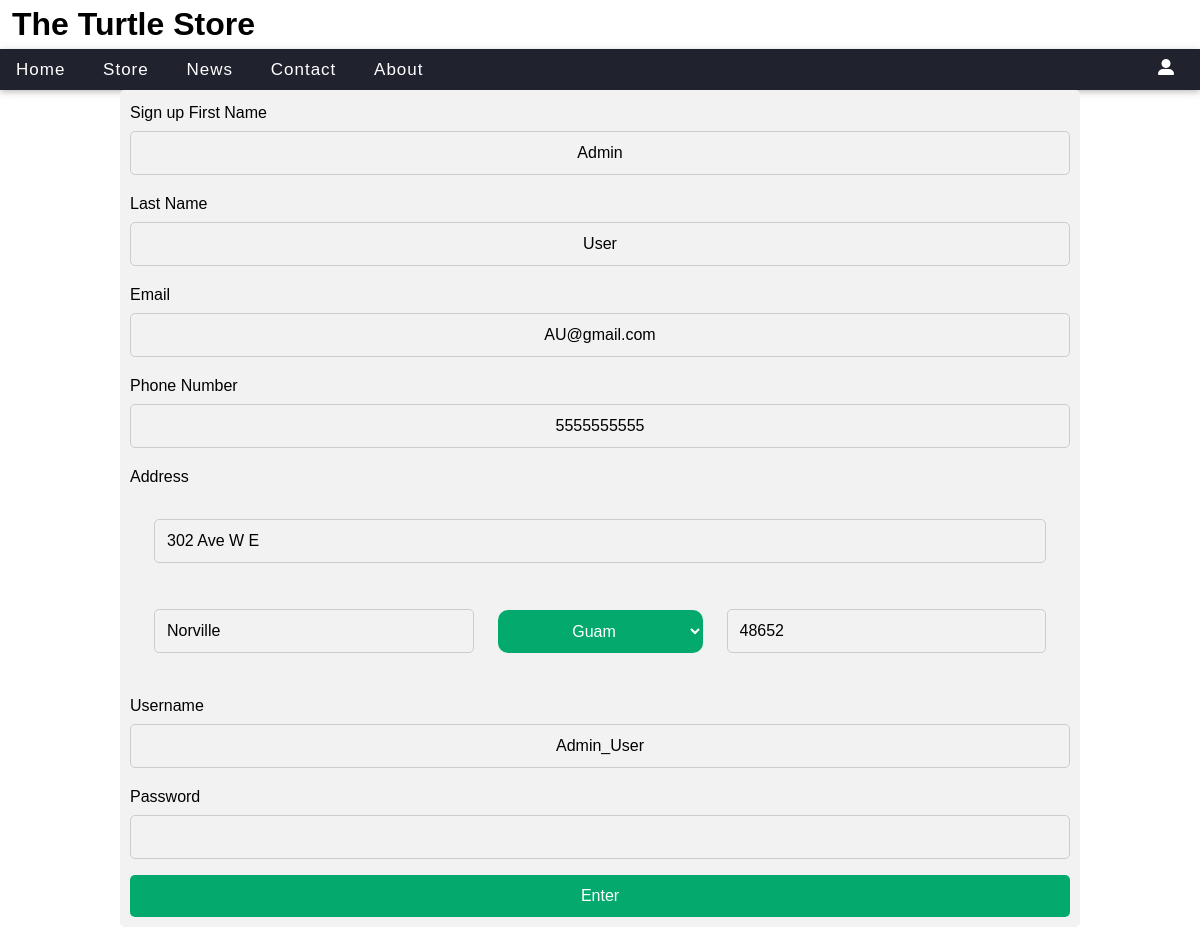
/Website/information_edit.php (signed in), run on the app's committed database.
### tables this page shows
CREATE TABLE `new_user` (
  `user_id` int(10) UNSIGNED NOT NULL,
  `user_fname` varchar(20) NOT NULL,
  `user_lname` varchar(20) NOT NULL,
  `user_phone` char(10) NOT NULL,
  `user_address` varchar(50) NOT NULL,
  `user_email` varchar(50) DEFAULT NULL,
  `creation_date` datetime NOT NULL DEFAULT current_timestamp(),
  `city` varchar(20) NOT NULL,
  `zip` char(5) NOT NULL,
  `username` varchar(100) NOT NULL,
  `password` varchar(255) NOT NULL,
  `state_id` char(2) NOT NULL,
  `admin_status` int(1) NOT NULL DEFAULT 0
);

### Website/information_edit.php (the view, shortened to what this page needs)
<!DOCTYPE HTML>
<html>
	<head>
		<link href="styles.css" rel="stylesheet" media="screen">
		<?php
			require 'db_connect.php';
		?>
	</head>
	<body>
		<?php
			include 'menu.php';
			$sql_edit = "SELECT * FROM new_user WHERE user_id = ".$_SESSION['user_id'];
			$dataset_edit = $pdo_users->query($sql_edit);
			$row = $dataset_edit->fetch();
		?>
		<div id="fmData">
		<?php
			if(!isset($_POST["username"]))
			{
				echo('
				<div class="contactContainer">
				  <form method="POST" action="information_edit.php">
										<th colspan="5">
											Sign up
										</th>
										<tr>
											<td>First Name</td>
											<td colspan="3"><input type="text" width="20" size="50" name="user_fname" value="'.$row["user_fname"].'" required></td>
										</tr>
										<tr>
											<td>Last Name</td>
											<td colspan="3"><input type="text" width="20" size="50" name="user_lname" value="'.$row["user_lname"].'" required></td>
										</tr>
										<tr>
											<td>Email</td>
											<td colspan="3"><input type="text" width="20" size="50" name="user_email" value="'.$row["user_email"].'" required></td>
										</tr>
										<tr>
											<td>Phone Number</td>
											<td colspan="3"><input type="text" width="20" size="50" name="user_phone" value="'.$row["user_phone"].'" required></td>
										</tr>
										<tr>
											<td>Address</td>
											<td>
											<table style="width: 100%;">
												<tr>
													<td colspan="3" style="border: 0px;"><input type="text" width="20" size="50" name="user_address" value="'.$row["user_address"].'" required></td>
												</tr>
												<tr>
													<td style="border: 0px;"><input type="text" width="20" size="50" name="city" value="'.$row["city"].'" required></td>
													<td style="width: 25%; border: 0px;">
													<select name="state_id">
					');
					$sql = "SELECT * FROM state";
					$ds = $pdo_users->query($sql);
					while(($st_row = $ds->fetch()) != null)
						{
							if($st_row["state_id"] == $row["state_id"])
								echo('<option selected value="'.$st_row["state_id"].'">'.$st_row["state_name"].'</option>');
							else
								echo('<option value="'.$st_row["state_id"].'">'.$st_row["state_name"].'</option>');
						}
					echo('
													</select>
													</td>
													<td style="border: 0px;"><input type="text" width="20" size="50" name="zip" value="'.$row["zip"].'" required></td>
												</tr>
											</table>
											</td>
										</tr>
										<tr>
											<td>Username</td>
											<td colspan="3"><input type="text" width="20" size="50" name="username" value="'.$row["username"].'" required></td>
										</tr>
										<tr>
											<td>Password</td>
											<td colspan="3"><input type="password" width="20" size="50" name="password" required></td>
										</tr>
											<input type="hidden" width="20" size="50" name="user_id" value="'.$row["user_id"].'" required>
										<tr>
											<td colspan="5"><input type="submit" value="Enter" id="submit"></td>
										</tr>
								</form>
				</div>
				');
			}
		?>
		</div>
	</body>
</html>

### Website/styles.css (style rules this page uses)
body { background-color: #fff; color: #000; font-family: sans-serif; line-height: 25px; clear: both; background-size: 100%; }
#fmData table { margin: auto; width: 50%; }
td { text-align: center; }
td input { text-align: left; width: 99%; padding-top: 10px; padding-bottom: 10px; }
td select, #submit, button { text-align: left; width: 100%; padding-top: 10px; padding-bottom: 10px; text-align: center; }
#submit { text-align: center; }
table { width: 90%; margin: auto; border-spacing: 0; }
input, select, button { background-color: #705F49; border: 3px solid #705F49; border-radius: 10px; color: white; font-size: 1em; text-align: left; width: 100%; padding-top: 10px; padding-bottom: 10px; text-align: center; }
* { margin: 0; padding: 0; box-sizing: border-box; }
td { color: white; }
#fmData { width: 80%; margin: auto; }
body, html { height: 100%; margin: 0; font-family: Arial, Helvetica, sans-serif; }
.contactContainer input[type=text],.contactContainer input[type=file], .contactContainer .input, .contactContainer input[type=password], .contactContainer select, .contactContainer textarea { width: 100%; padding: 12px; border: 1px solid #ccc; margin-top: 6px; margin-bottom: 16px; resize: vertical; }
input[type=text], input[type=password], input[type=file], select, textarea { width: 100%; padding: 12px; margin-top: 16px; margin-bottom: 16px; resize: vertical; }
.contactContainer table { width: 100%; padding: 12px; margin-top: 16px; margin-bottom: 16px; color: black; }
.contactContainer table td, .contactContainer table th { padding: 12px; margin-top: 16px; margin-bottom: 16px; color: black; border: 1px solid #ccc; }
.contactContainer #submit, .contactContainer select { background-color: #04AA6D; color: white; padding: 12px 20px; border: none; cursor: pointer; }
.contactContainer input { border-radius: 5px; background-color: #f2f2f2; color: black; padding: 10px; }
.contactContainer { border-radius: 5px; background-color: #f2f2f2; padding: 10px; }

### data on the page
new_user: user_fname "Admin", user_lname "User", user_email "AU@gmail.com", user_phone "5555555555", user_address "302 Ave W E", city "Norville", zip "48652", username "Admin_User"

### other printed values
form field state_id "Guam"
